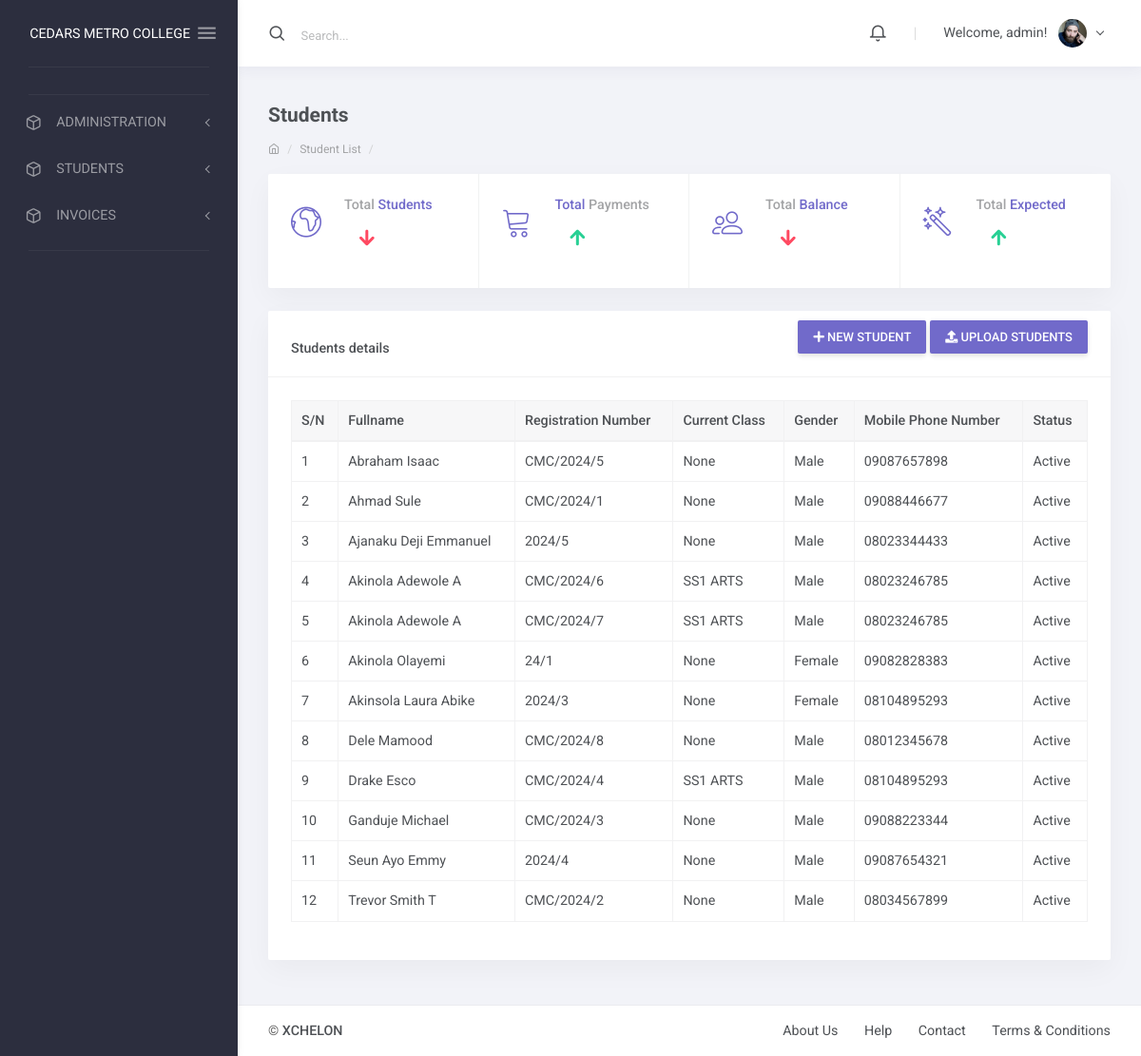
The app's page /student/list (signed in) with its own data.
### apps/students/models.py (models this page shows, shortened)
class Student(models.Model):
    STATUS_CHOICES = [("active", "Active"), ("inactive", "Inactive")]
    GENDER_CHOICES = [("male", "Male"), ("female", "Female")]
    current_status = models.CharField(
        max_length=10, choices=STATUS_CHOICES, default="active"
    )
    registration_number = models.CharField(max_length=200, unique=True)
    surname = models.CharField(max_length=200)
    firstname = models.CharField(max_length=200)
    other_name = models.CharField(max_length=200, blank=True)
    gender = models.CharField(max_length=10, choices=GENDER_CHOICES, default="male")
    date_of_birth = models.DateField(default=timezone.now)
    current_class = models.ForeignKey(
        StudentClass, on_delete=models.SET_NULL, blank=True, null=True
    )
    date_of_admission = models.DateField(default=timezone.now)
    mobile_num_regex = RegexValidator(
        regex="^[0-9]{8,12}$", message="Entered mobile number isn't in a right format!"
    )
    parent_mobile_number = models.CharField(
        validators=[mobile_num_regex], max_length=12, blank=True
    )
    parent_email = models.EmailField(blank=True, null=True)
    address = models.TextField(blank=True)
    others = models.TextField(blank=True)
    passport = models.ImageField(blank=True, upload_to="students/passports/")
    class Meta:
        ordering = ["surname", "firstname", "other_name"]

### apps/corecode/models.py (models this page shows)
class StudentClass(models.Model):
    name = models.CharField(max_length=200, unique=True)
    class Meta:
        verbose_name = "Class"
        verbose_name_plural = "Classes"
        ordering = ["name"]
    def __str__(self):
        return self.name

### apps/students/views.py (the view)
# urls.py: path("list", StudentListView.as_view(), name="student-list"),
class StudentListView(LoginRequiredMixin, ListView):
    model = Student
    template_name = "students/student_list.html"

### apps/finance/templatetags/finance_tags.py (called while the page is built)
@register.inclusion_tag('finance/notifications_tag.html')
def recent_notifications():
    notifications = Notification.objects.order_by('-timestamp')[:10]
    return {'notifications': notifications}

### apps/students/templates/students/student_list.html (shortened to what this page needs)
{% extends 'base.html' %}
{% load humanize %}
{% block summary %}
                <div class="layout-content">
                    <div class="container-fluid flex-grow-1 container-p-y">
                        <h4 class="font-weight-bold py-3 mb-0">Students</h4>
                        <div class="text-muted small mt-0 mb-3 d-block breadcrumb">
                            <ol class="breadcrumb">
                                <li class="breadcrumb-item"><a href=""><i class="feather icon-home"></i></a></li>
                                <li class="breadcrumb-item"><a href="{% url 'invoice-list' %}">Student List</a></li>
                                <li class="breadcrumb-item active"></li>
                            </ol>
                        </div>
                        <div class="row">
                            <div class="col-md-12">
                                <div class="card d-flex w-100 mb-4">
                                    <div class="row no-gutters row-bordered row-border-light h-100">
                                        <div class="d-flex col-md-6 col-lg-3 align-items-center">
                                            <div class="card-body">
                                                <div class="row align-items-center mb-3">
                                                    <div class="col-auto">
                                                        <i class="lnr lnr-earth text-primary display-4"></i>
                                                    </div>
                                                    <div class="col">
                                                        <h6 class="mb-0 text-muted">Total <span class="text-primary">Students</span></h6>
                                                        <h4 class="mt-3 mb-0">{{ total_students }}<i class="ion ion-md-arrow-round-down ml-3 text-danger"></i></h4>
                                                    </div>
                                                </div>
                                            </div>
                                        </div>
                                        <div class="d-flex col-md-6 col-lg-3 align-items-center">
                                            <div class="card-body">
                                                <div class="row align-items-center mb-3">
                                                    <div class="col-auto">
                                                        <i class="lnr lnr-cart text-primary display-4"></i>
                                                    </div>
                                                    <div class="col">
                                                        <h6 class="mb-0 text-muted"><span class="text-primary">Total</span> Payments</h6>
                                                        <h4 class="mt-3 mb-0">{{ total_payments }}<i class="ion ion-md-arrow-round-up ml-3 text-success"></i></h4>
                                                    </div>
                                                </div>
                                            </div>
                                        </div>
                                        <div class="d-flex col-md-6 col-lg-3 align-items-center">
                                            <div class="card-body">
                                                <div class="row align-items-center mb-3">
                                                    <div class="col-auto">
                                                        <i class="lnr lnr-users text-primary display-4"></i>
                                                    </div>
                                                    <div class="col">
                                                        <h6 class="mb-0 text-muted">Total <span class="text-primary">Balance</span></h6>
                                                        <h4 class="mt-3 mb-0">{{ total_balance }}<i class="ion ion-md-arrow-round-down ml-3 text-danger"></i></h4>
                                                    </div>
                                                </div>
                                            </div>
                                        </div>
                                        <div class="d-flex col-md-6 col-lg-3 align-items-center">
                                            <div class="card-body">
                                                <div class="row align-items-center mb-3">
                                                    <div class="col-auto">
                                                        <i class="lnr lnr-magic-wand text-primary display-4"></i>
                                                    </div>
                                                    <div class="col">
                                                        <h6 class="mb-0 text-muted">Total <span class="text-primary">Expected</span></h6>
                                                        <h4 class="mt-3 mb-0">{{ total_expected_payments }}<i class="ion ion-md-arrow-round-up ml-3 text-success"></i></h4>
                                                    </div>
                                                </div>
                                            </div>
                                        </div>
                                    </div>
                                </div>
                            </div>
                        </div>
                        <div class="row">
                            <div class="col-xl-12">
                                <div class="card mb-4">
                                    <div class="card-header with-elements pb-0">
                                        <h6 class="card-header-title mb-0">Students details</h6>
                                        <div class="card-header-elements ml-auto p-0 mb-4">
                                            <a class="btn btn-primary" href="{% url 'student-create' %}"><i
                                                 class="fas fa-plus"></i> New Student</a>
                                            <a class="btn btn-primary" href="{% url 'student-upload' %}"><i
                                                  class="fas fa-upload"></i> Upload Students </a>
                                        </div>
                                    </div>
                                    <div class="card-body">
                               <div class="table-responsive">
                                  <table id="studenttable" class="table table-bordered table-hover" data-page-length='50'>
                                    <thead class="thead-light">
                                      <tr>
                                        <th>S/N</th>
                                        <th>Fullname</th>
                                        <th>Registration Number</th>
                                        <th>Current Class</th>
                                        <th>Gender</th>
                                        <th>Mobile Phone Number</th>
                                        <th>Status</th>
                                      </tr>
                                    </thead>
                                    <tbody>
                                      {% for student in object_list %}
                                        <tr class='clickable-row' data-href="{% url 'student-detail' student.id %}">
                                          <td>{{ forloop.counter}}</td>
                                          <td>{{ student.surname}} {{student.firstname }} {{student.other_name }}</td>
                                          <td>{{ student.registration_number}}</td>
                                          <td>{{ student.current_class}}</td>
                                          <td>{{ student.get_gender_display}}</td>
                                          <td>{{ student.parent_mobile_number}}</td>
                                          <td>{{ student.get_current_status_display}}</td>
                                        </tr>
                                      {% endfor %}
                                    </tbody>
                                  </table>
                                </div>
                                </div>
                              </div>
                            </div>
                        </div>
                    </div>
                </div>
{% endblock summary %}

### templates/base.html (shortened to what this page needs)
{% load static %}
<!DOCTYPE html>
<html lang="en" class="material-style layout-fixed">
<head>
     <link href="{% static 'django_select2/django_select2.css' %}" rel="stylesheet" />
    <link rel="stylesheet" href="{% static 'assets/fonts/fontawesome.css' %}">
    <link rel="stylesheet" href="{% static 'assets/fonts/ionicons.css' %}">
    <link rel="stylesheet" href="{% static 'assets/fonts/linearicons.css' %}">
    <link rel="stylesheet" href="{% static 'assets/fonts/open-iconic.css' %}">
    <link rel="stylesheet" href="{% static 'assets/fonts/pe-icon-7-stroke.css' %}">
    <link rel="stylesheet" href="{% static 'assets/fonts/feather.css' %}">
    <link rel="stylesheet" href="{% static 'assets/css/bootstrap-material.css' %}">
    <link rel="stylesheet" href="{% static 'assets/css/shreerang-material.css' %}">
    <link rel="stylesheet" href="{% static 'assets/css/uikit.css' %}">
    <link rel="stylesheet" href="{% static 'assets/libs/perfect-scrollbar/perfect-scrollbar.css' %}">
    <link rel="stylesheet" href="{% static 'assets/libs/flot/flot.css' %}">
    <link rel="stylesheet" href="{% static 'plugins\select2\dist\css\select2.min.css' %}">
</head>
<body>
    <div class="layout-wrapper layout-2">
        <div class="layout-inner">
            {% include 'navbar.html' %}
            <div class="layout-container">
                <nav class="layout-navbar navbar navbar-expand-lg align-items-lg-center bg-white container-p-x" id="layout-navbar">
                    <div class="navbar-collapse collapse" id="layout-navbar-collapse">
                        <div class="navbar-nav align-items-lg-center">
                            <label class="nav-item navbar-text navbar-search-box p-0 active">
                                <i class="feather icon-search navbar-icon align-middle"></i>
                                <span class="navbar-search-input pl-2">
                                    <input type="text" class="form-control navbar-text mx-2" placeholder="Search...">
                                </span>
                            </label>
                        </div>
                        <div class="navbar-nav align-items-lg-center ml-auto">
                            <div class="demo-navbar-notifications nav-item dropdown mr-lg-3">
                                <a class="nav-link dropdown-toggle hide-arrow" href="#" data-toggle="dropdown">
                                    <i class="feather icon-bell navbar-icon align-middle"></i>
                                </a>
                                         {% load finance_tags %}
                            </div>
                            <div class="nav-item d-none d-lg-block text-big font-weight-light line-height-1 opacity-25 mr-3 ml-1">|</div>
                            <div class="demo-navbar-user nav-item dropdown">
                                <a class="nav-link dropdown-toggle" href="#" data-toggle="dropdown">
                                    <span class="d-inline-flex flex-lg-row-reverse align-items-center align-middle">
                                        <img src="assets/img/avatars/1.png" alt class="d-block ui-w-30 rounded-circle">
                                        <span class="px-1 mr-lg-2 ml-2 ml-lg-0">
                                            {% if user.is_authenticated %}
                                            Welcome, {{ user.username }}!
                                                {% else %}
                                            You are not logged in.
                                                {% endif %}
                                        </span>
                                    </span>
                                </a>
                            </div>
                        </div>
                    </div>
                </nav>
                {% block summary %}
                {% endblock summary %}
                    <nav class="layout-footer footer bg-white">
                        <div class="container-fluid d-flex flex-wrap justify-content-between text-center container-p-x pb-3">
                            <div class="pt-3">
                                <span class="footer-text font-weight-semibold">&copy; <a href="xchelon.com.ng" class="footer-link" target="_blank">XCHELON</a></span>
                            </div>
                            <div>
                                <a href="javascript:" class="footer-link pt-3">About Us</a>
                                <a href="javascript:" class="footer-link pt-3 ml-4">Help</a>
                                <a href="javascript:" class="footer-link pt-3 ml-4">Contact</a>
                                <a href="javascript:" class="footer-link pt-3 ml-4">Terms &amp; Conditions</a>
                            </div>
                        </div>
                    </nav>
                </div>
            </div>
        </div>
</body>
</html>

### static/assets/css/uikit.css (style rules this page uses)
.ui-w-30 { width: 30px !important; height: auto; }

### records on screen
Student: surname "Abraham", firstname "Isaac", registration_number "CMC/2024/5", current_class "None", gender "Male", parent_mobile_number "09087657898", current_status "Active"
Student: surname "Ahmad", firstname "Sule", registration_number "CMC/2024/1", current_class "None", gender "Male", parent_mobile_number "09088446677", current_status "Active"
Student: surname "Ajanaku", firstname "Deji", other_name "Emmanuel", registration_number "2024/5", current_class "None", gender "Male", parent_mobile_number "08023344433", current_status "Active"
Student: surname "Akinola", firstname "Adewole", other_name "A", registration_number "CMC/2024/6", current_class "SS1 ARTS", gender "Male", parent_mobile_number "08023246785", current_status "Active"
Student: surname "Akinola", firstname "Adewole", other_name "A", registration_number "CMC/2024/7", current_class "SS1 ARTS", gender "Male", parent_mobile_number "08023246785", current_status "Active"
Student: surname "Akinola", firstname "Olayemi", registration_number "24/1", current_class "None", gender "Female", parent_mobile_number "09082828383", current_status "Active"
Student: surname "Akinsola", firstname "Laura", other_name "Abike", registration_number "2024/3", current_class "None", gender "Female", parent_mobile_number "08104895293", current_status "Active"
Student: surname "Dele", firstname "Mamood", registration_number "CMC/2024/8", current_class "None", gender "Male", parent_mobile_number "08012345678", current_status "Active"
Student: surname "Drake", firstname "Esco", registration_number "CMC/2024/4", current_class "SS1 ARTS", gender "Male", parent_mobile_number "08104895293", current_status "Active"
Student: surname "Ganduje", firstname "Michael", registration_number "CMC/2024/3", current_class "None", gender "Male", parent_mobile_number "09088223344", current_status "Active"
Student: surname "Seun", firstname "Ayo", other_name "Emmy", registration_number "2024/4", current_class "None", gender "Male", parent_mobile_number "09087654321", current_status "Active"
Student: surname "Trevor", firstname "Smith", other_name "T", registration_number "CMC/2024/2", current_class "None", gender "Male", parent_mobile_number "08034567899", current_status "Active"

### other values on screen
{{ school_name | default:"CEDARS METRO COLLEGE" }} "CEDARS METRO COLLEGE"
{{ user.username }} "admin"
